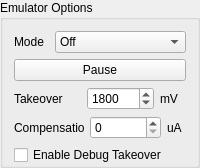
         <widget class="QGroupBox" name="calibrationBox">
          <property name="sizePolicy">
           <sizepolicy hsizetype="Preferred" vsizetype="Fixed">
            <horstretch>0</horstretch>
            <verstretch>0</verstretch>
           </sizepolicy>
          </property>
          <property name="toolTip">
           <string/>
          </property>
          <property name="title">
           <string>Emulator Options</string>
          </property>
          <layout class="QVBoxLayout" name="verticalLayout_6">
           <property name="bottomMargin">
            <number>0</number>
           </property>
           <item>
            <layout class="QHBoxLayout" name="horizontalLayout_4">
             <item>
              <widget class="QLabel" name="label_2">
               <property name="sizePolicy">
                <sizepolicy hsizetype="Minimum" vsizetype="Preferred">
                 <horstretch>0</horstretch>
                 <verstretch>0</verstretch>
                </sizepolicy>
               </property>
               <property name="text">
                <string>Mode</string>
               </property>
               <property name="scaledContents">
                <bool>false</bool>
               </property>
              </widget>
             </item>
             <item>
              <widget class="QComboBox" name="modeComboBox">
               <property name="sizePolicy">
                <sizepolicy hsizetype="Minimum" vsizetype="Fixed">
                 <horstretch>0</horstretch>
                 <verstretch>0</verstretch>
                </sizepolicy>
               </property>
               <property name="toolTip">
                <string>Please select one of the modes of operation</string>
               </property>
               <item>
                <property name="text">
                 <string>Off</string>
                </property>
               </item>
               <item>
                <property name="text">
                 <string>Sawtooth</string>
                </property>
               </item>
               <item>
                <property name="text">
                 <string>Constant Voltage</string>
                </property>
               </item>
               <item>
                <property name="text">
                 <string>Virtual Buck-Boost</string>
                </property>
               </item>
               <item>
                <property name="text">
                 <string>Square</string>
                </property>
               </item>
               <item>
                <property name="text">
                 <string>Triangle</string>
                </property>
               </item>
               <item>
                <property name="text">
                 <string>Passive</string>
                </property>
               </item>
              </widget>
             </item>
            </layout>
           </item>
           <item>
            <widget class="QPushButton" name="pauseButton">
             <property name="toolTip">
              <string>Pause emulation</string>
             </property>
             <property name="text">
              <string>Pause</string>
             </property>
            </widget>
           </item>
           <item>
            <layout class="QHBoxLayout" name="horizontalLayout_15">
             <item>
              <widget class="QLabel" name="label_30">
               <property name="maximumSize">
                <size>
                 <width>70</width>
                 <height>16777215</height>
                </size>
               </property>
               <property name="text">
                <string>Takeover</string>
               </property>
              </widget>
             </item>
             <item>
              <widget class="QSpinBox" name="mVoltage_value">
               <property name="toolTip">
                <string>During debugging actions the emulator output is set to this voltage</string>
               </property>
               <property name="maximum">
                <number>3400</number>
               </property>
               <property name="singleStep">
                <number>100</number>
               </property>
               <property name="value">
                <number>1800</number>
               </property>
               <property name="displayIntegerBase">
                <number>10</number>
               </property>
              </widget>
             </item>
             <item>
              <widget class="QLabel" name="label_15">
               <property name="maximumSize">
                <size>
                 <width>26</width>
                 <height>16777215</height>
                </size>
               </property>
               <property name="text">
                <string>mV</string>
               </property>
              </widget>
             </item>
            </layout>
           </item>
           <item>
            <layout class="QHBoxLayout" name="horizontalLayout_23">
             <item>
              <widget class="QLabel" name="compensateLabel">
               <property name="sizePolicy">
                <sizepolicy hsizetype="Preferred" vsizetype="Preferred">
                 <horstretch>0</horstretch>
                 <verstretch>0</verstretch>
                </sizepolicy>
               </property>
               <property name="maximumSize">
                <size>
                 <width>70</width>
                 <height>16777215</height>
                </size>
               </property>
               <property name="text">
                <string>Compensation</string>
               </property>
              </widget>
             </item>
             <item>
              <widget class="QSpinBox" name="compensateValue"/>
             </item>
             <item>
              <widget class="QLabel" name="compensateUnit">
               <property name="maximumSize">
                <size>
                 <width>19</width>
                 <height>16777215</height>
                </size>
               </property>
               <property name="text">
                <string>uA</string>
               </property>
              </widget>
             </item>
            </layout>
           </item>
           <item>
            <layout class="QHBoxLayout" name="horizontalLayout_24">
             <item>
              <widget class="QCheckBox" name="enableVDebugOutputToggle">
               <property name="toolTip">
                <string>Instead of taking over the emulator voltage, an seperate supply is used to power the CPU directly through the debugging connector VCC pin</string>
               </property>
               <property name="text">
                <string>Enable Debug Takeover </string>
               </property>
              </widget>
             </item>
            </layout>
           </item>
          </layout>
         </widget>
